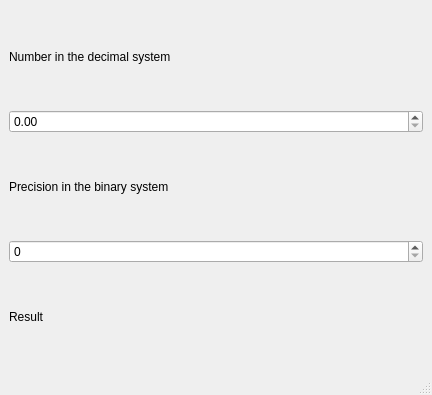
<?xml version="1.0" encoding="UTF-8"?>
<ui version="4.0">
 <class>MainWindow</class>
 <widget class="QMainWindow" name="MainWindow">
  <property name="geometry">
   <rect>
    <x>0</x>
    <y>0</y>
    <width>432</width>
    <height>395</height>
   </rect>
  </property>
  <property name="windowTitle">
   <string>BDTranslator</string>
  </property>
  <widget class="QWidget" name="centralwidget">
   <layout class="QVBoxLayout" name="verticalLayout">
    <item>
     <widget class="QLabel" name="numberLabel">
      <property name="text">
       <string>Number in the decimal system</string>
      </property>
     </widget>
    </item>
    <item>
     <widget class="QDoubleSpinBox" name="numberSpinBox"/>
    </item>
    <item>
     <widget class="QLabel" name="precisionLabel">
      <property name="text">
       <string>Precision in the binary system</string>
      </property>
     </widget>
    </item>
    <item>
     <widget class="QSpinBox" name="precisionSpinBox"/>
    </item>
    <item>
     <widget class="QLabel" name="resultLabel">
      <property name="text">
       <string>Result</string>
      </property>
     </widget>
    </item>
   </layout>
  </widget>
  <widget class="QMenuBar" name="menubar">
   <property name="geometry">
    <rect>
     <x>0</x>
     <y>0</y>
     <width>432</width>
     <height>26</height>
    </rect>
   </property>
  </widget>
  <widget class="QStatusBar" name="statusbar"/>
 </widget>
 <resources/>
 <connections/>
</ui>
